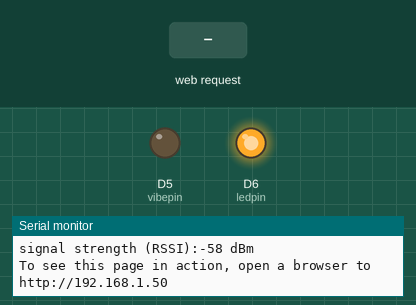
Simulated run of this sketch. Board: Arduino MKR. On the bench: output pins drawn as LEDs (lit = HIGH), the last lines printed to the serial monitor. The test bench sets the inputs (shaded band). WiFi joins after 1.5 s; servers stay silent unless stated.

Above: at 12.7 s.
12.8 s: HTTP request GET /L-btn received
At 13.7 s:
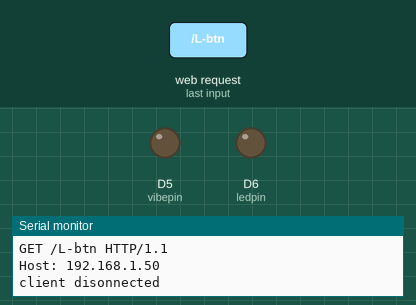
14.3 s: HTTP request GET /H-btn received
At 14.8 s:
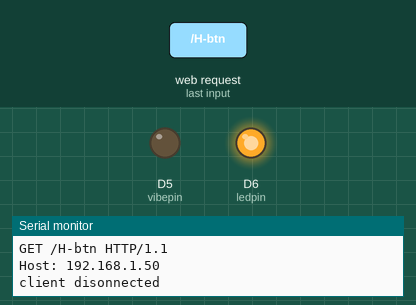
15.8 s: HTTP request GET /H-vibe received
17.3 s: HTTP request GET /H-vibe received
At 18.3 s:
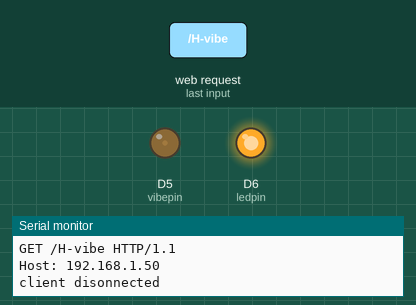
18.8 s: HTTP request GET /L-btn received
At 19.4 s:
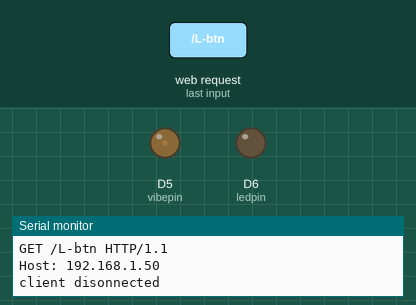
Timing chart, 0 to 21.3 s (numbered marks = the images above; inputs shaded):
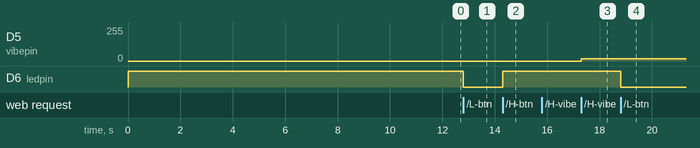

The sketch:

MKRServerLED.ino
```cpp
#include <WiFi101.h>
#include <WiFiClient.h>
#include <WiFiServer.h>
#include <WiFiSSLClient.h>
#include <WiFiUdp.h>
/* Tony Canning 2018/5/6
 * Derivative from Dr. Charif Mahmoudi's work here:
 * https://www.hackster.io/charifmahmoudi/arduino-mkr1000-getting-started-08bb4a
 * Where he notes:
 * This example is modified from the original file
 * https://github.com/arduino-libraries/WiFi101/blob/master/examples/SimpleWebServerWiFi/SimpleWebServerWiFi.ino
 */
#include <SPI.h>
#include <WiFi101.h>

char ssid[] = "YOURSSID";       //  your network SSID (name)
char pass[] = "YOURPASSWORD";   // your network password
int keyIndex = 0;               // your network key Index number (needed only for WEP)
int ledpin = 6;           //The built in LED pin on the MKR1000
int vibepin = 5;          //A pin to which an LED will be connected for
int brightness = 0;       // how bright the LED is
int fadeAmount = 17;      // how many points to fade the LED by
bool val = true;

int status = WL_IDLE_STATUS;
WiFiServer server(80);

void setup() {
  Serial.begin(9600);      // initialize serial communication
  Serial.print("Start Serial ");
  pinMode(ledpin, OUTPUT);      // set the LED pin mode
  pinMode(vibepin, OUTPUT);      // set the LED pin mode

  // Check for the presence of the shield
  Serial.print("WiFi101 shield: ");
  if (WiFi.status() == WL_NO_SHIELD) {
    Serial.println("NOT PRESENT");
    return; // don't continue
  }
  Serial.println("DETECTED");
  // attempt to connect to Wifi network:
  while ( status != WL_CONNECTED) {
    digitalWrite(ledpin, LOW);
    Serial.print("Attempting to connect to Network named: ");
    Serial.println(ssid);                   // print the network name (SSID);
    digitalWrite(ledpin, HIGH);
    // Connect to WPA/WPA2 network. Change this line if using open or WEP network:
    status = WiFi.begin(ssid, pass);
    // wait 10 seconds for connection:
    delay(10000);
  }
  server.begin();                           // start the web server on port 80
  printWifiStatus();                        // you're connected now, so print out the status
  digitalWrite(ledpin, HIGH);

}
void loop() {
  WiFiClient client = server.available();   // listen for incoming clients

  if (client) {                             // if you get a client,
    Serial.println("new client");           // print a message out the serial port
    String currentLine = "";                // make a String to hold incoming data from the client
    while (client.connected()) {            // loop while the client's connected
      if (client.available()) {             // if there's bytes to read from the client,
        char c = client.read();             // read a byte, then
        Serial.write(c);                    // print it out the serial monitor
        if (c == '\n') {                    // if the byte is a newline character

          // if the current line is blank, you got two newline characters in a row.
          // that's the end of the client HTTP request, so send a response:
          if (currentLine.length() == 0) {
            // HTTP headers always start with a response code (e.g. HTTP/1.1 200 OK)
            // and a content-type so the client knows what's coming, then a blank line:
            client.println("HTTP/1.1 200 OK");
            client.println("Content-type:text/html");
            client.println();

            // the content of the HTTP response follows the header:
            client.print("Click <a href=\"/H-btn\">here</a> turn the built in LED on<br>");
            client.print("Click <a href=\"/L-btn\">here</a> turn the built in LED off<br>");
            client.print("Repeatedly click <a href=\"/H-vibe\">here</a>  to step through fading of pin 5 LED<br>");

/*          The above provides a web page hosted by the MKR1000
            You can connect to it by pointing a web browser to the IP address
            which will be displayed in serial monitor.
            If you add more sensors to the client MKR you can add more
            browser controls here - Strictly, none of these are necessary
            for the MKRs to work with each other. VERY handy for troubleshooting.
 */
            // The HTTP response ends with another blank line:
            client.println();
            // break out of the while loop:
            break;
          }
          else {      // if you got a newline, then clear currentLine:
            currentLine = "";
          }
        }
        else if (c != '\r') {    // if you got anything else but a carriage return character,
          currentLine += c;      // add it to the end of the currentLine
        }

        // Check to see what the client request was:

        if (currentLine.endsWith("GET /H-btn")) {
          digitalWrite(ledpin, HIGH);               // GET /H-btn turns the built in LED on
        }
        if (currentLine.endsWith("GET /L-btn")) {
          digitalWrite(ledpin, LOW);                // GET /L-btn turns the built in LED off
        }
        if (currentLine.endsWith("GET /H-vibe")) {
          pulse();                                  // GET /H-vibe sends new brightness level to pin 5 LED (see void pulse() below)
        }

      }
    }
    // close the connection:
    client.stop();
    Serial.println("client disonnected");
  }
}


void pulse() {
          analogWrite(vibepin, brightness);
          brightness = brightness + fadeAmount;

          if (brightness <= 0 || brightness >= 255) {
           fadeAmount = -fadeAmount;
           }
/*          This is using the example "Fade" code to send
 *          a new value for brightness to pin 5.
 */

}

void printWifiStatus() {
  // print the SSID of the network you're attached to:
  Serial.print("SSID: ");
  Serial.println(WiFi.SSID());

  // print your WiFi shield's IP address:
  IPAddress ip = WiFi.localIP();
  Serial.print("IP Address: ");
  Serial.println(ip);

  // print the received signal strength:
  long rssi = WiFi.RSSI();
  Serial.print("signal strength (RSSI):");
  Serial.print(rssi);
  Serial.println(" dBm");
  // print where to go in a browser:
  Serial.print("To see this page in action, open a browser to http://");
  Serial.println(ip);
}
```

Measured:
- after the input at 12.8 s, D6 (ledpin): HIGH → LOW at once
- after the input at 14.3 s, D6 (ledpin): LOW → HIGH at once
- after the input at 17.3 s, D5 (vibepin): 0/255 → 17/255 at once
- after the input at 18.8 s, D6 (ledpin): HIGH → LOW at once
